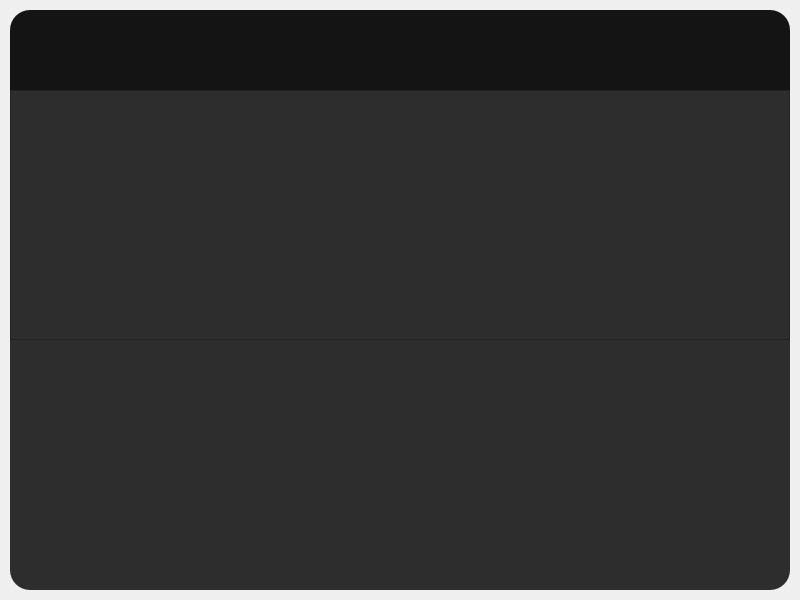
<?xml version="1.0" encoding="UTF-8"?>
<ui version="4.0">
 <class>MainWindow</class>
 <widget class="QMainWindow" name="MainWindow">
  <property name="geometry">
   <rect>
    <x>0</x>
    <y>0</y>
    <width>800</width>
    <height>600</height>
   </rect>
  </property>
  <property name="windowTitle">
   <string>MainWindow</string>
  </property>
  <widget class="QWidget" name="centralwidget">
   <layout class="QVBoxLayout" name="verticalLayout">
    <property name="spacing">
     <number>0</number>
    </property>
    <property name="leftMargin">
     <number>10</number>
    </property>
    <property name="topMargin">
     <number>10</number>
    </property>
    <property name="rightMargin">
     <number>10</number>
    </property>
    <property name="bottomMargin">
     <number>10</number>
    </property>
    <item>
     <widget class="QFrame" name="title_frame">
      <property name="minimumSize">
       <size>
        <width>0</width>
        <height>80</height>
       </size>
      </property>
      <property name="maximumSize">
       <size>
        <width>16777215</width>
        <height>80</height>
       </size>
      </property>
      <property name="styleSheet">
       <string notr="true">QFrame#title_frame {
	background-color: rgb(20, 20, 20);
	border-top-left-radius: 20px;
	border-top-right-radius: 20px;
}</string>
      </property>
      <property name="frameShape">
       <enum>QFrame::StyledPanel</enum>
      </property>
      <property name="frameShadow">
       <enum>QFrame::Raised</enum>
      </property>
      <layout class="QVBoxLayout" name="verticalLayout_2">
       <item>
        <layout class="QHBoxLayout" name="horizontalLayout"/>
       </item>
       <item>
        <layout class="QHBoxLayout" name="horizontalLayout_2"/>
       </item>
      </layout>
     </widget>
    </item>
    <item>
     <widget class="QFrame" name="content_frame">
      <property name="styleSheet">
       <string notr="true">background-color: rgb(45, 45, 45);</string>
      </property>
      <property name="frameShape">
       <enum>QFrame::StyledPanel</enum>
      </property>
      <property name="frameShadow">
       <enum>QFrame::Raised</enum>
      </property>
     </widget>
    </item>
    <item>
     <widget class="QFrame" name="bottom_frame">
      <property name="styleSheet">
       <string notr="true">background-color: rgb(45, 45, 45);
border-bottom-left-radius: 20px;
border-bottom-right-radius: 20px;
</string>
      </property>
      <property name="frameShape">
       <enum>QFrame::StyledPanel</enum>
      </property>
      <property name="frameShadow">
       <enum>QFrame::Raised</enum>
      </property>
     </widget>
    </item>
   </layout>
  </widget>
 </widget>
 <resources/>
 <connections/>
</ui>
